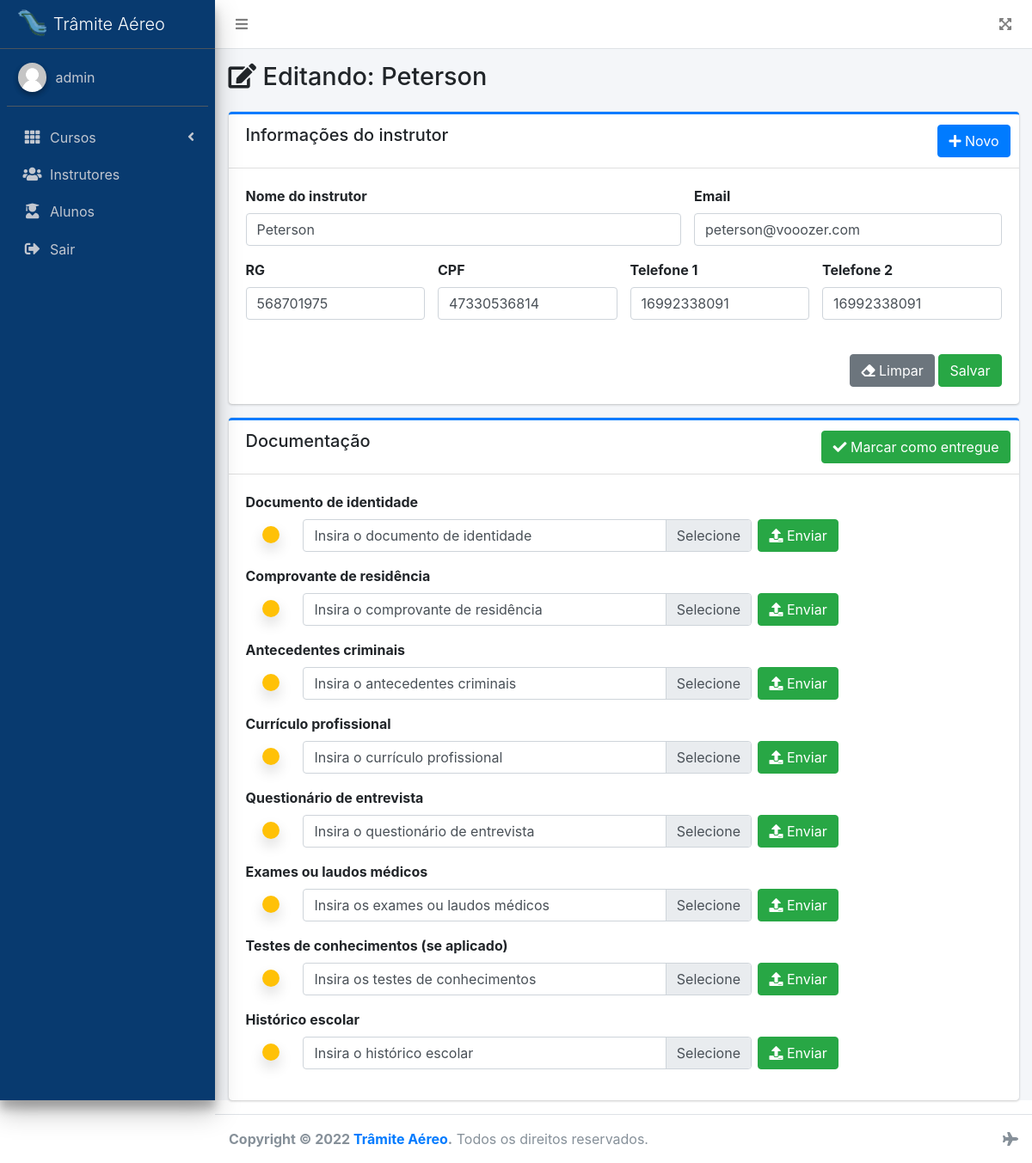
/instructor/edit/1 (signed in), run on an earlier commit of the app's database.
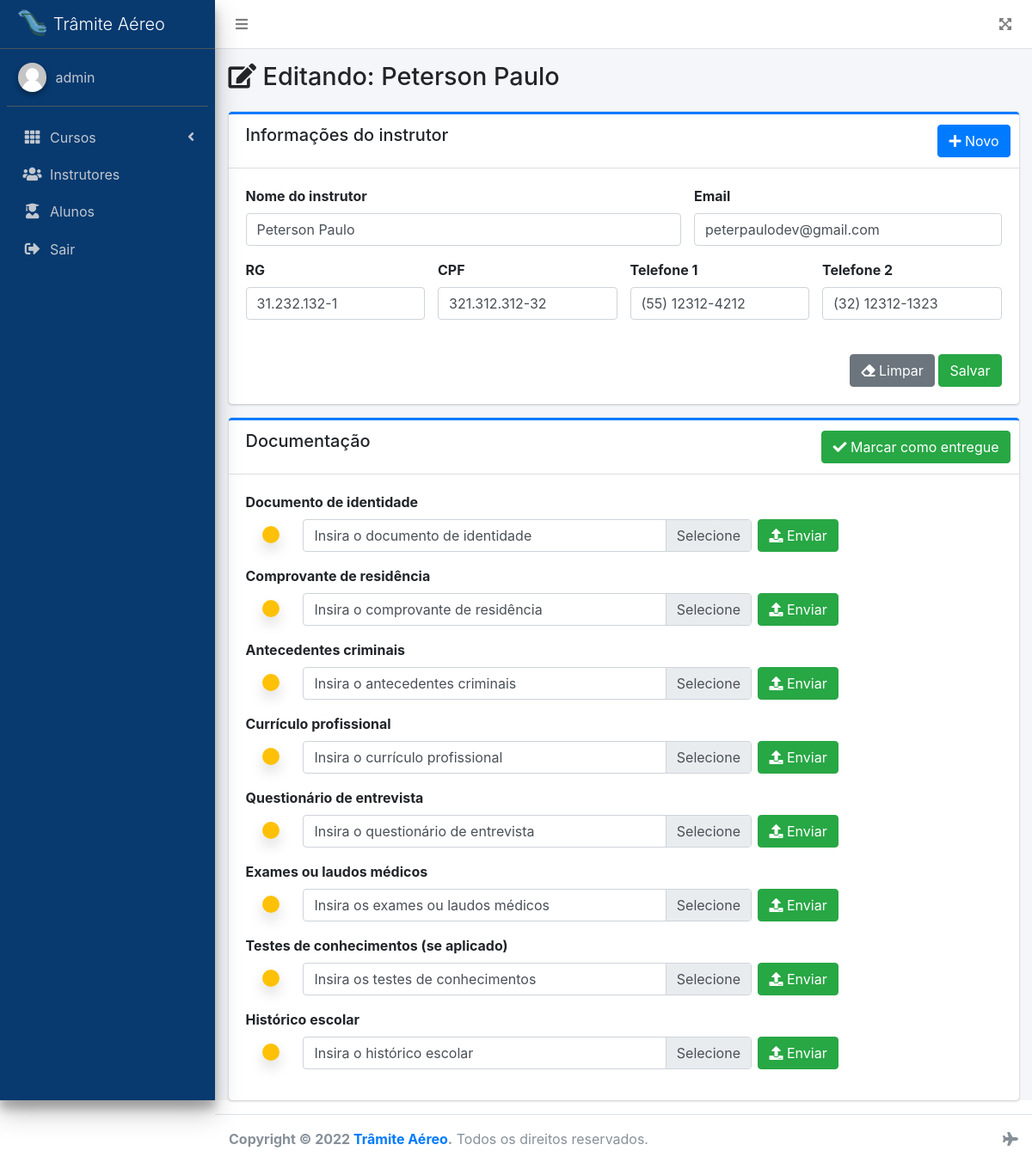
And on a later commit of the database.
### instructor/models.py (models this page shows, shortened)
class Instructor(models.Model):
    name = models.CharField(max_length=255)
    email = models.CharField(max_length=100)
    cpf = models.CharField(max_length=100)
    rg = models.CharField(max_length=100)
    primary_phone = models.CharField(max_length=100)
    secondary_phone = models.CharField(max_length=100)
    ready_documents = models.BooleanField(default=False)
    created_at = models.DateTimeField(auto_now_add=True)
    updated_at = models.DateTimeField(auto_now=True)

### instructor/views.py (the view)
# urls.py: path('edit/<int:id>', views.edit, name='edit'),
@login_required
def edit(request, id):
    instructor = get_object_or_404(Instructor, pk=id)
    instructor_form = InstructorForm(instance=instructor)
    try:
        documents = InstructorDocuments.objects.get(
            instructor=id)
    except InstructorDocuments.DoesNotExist:
        documents = False
    data = {
        'documents': documents,
        'instructor': instructor,
        'instructor_form': instructor_form
    }
    if request.method == 'POST':
        instructor_form = InstructorForm(request.POST, instance=instructor)
        if instructor_form.is_valid():
            instructor_form.save()
            data['instructor_form'] = instructor_form
            messages.success(request, 'Instrutor editado com sucesso!')
            return render(request, 'instructor/edit.html', data)
        else:
            messages.error(request, 'Erro ao validar o cadastro de instrutor!')
            return render(request, 'instructor/edit.html', data)
    else:
        return render(request, 'instructor/edit.html', data)

### instructor/forms.py (shortened to what this page needs)
class InstructorForm(forms.ModelForm):
    class Meta:
        model = Instructor
        fields = '__all__'

### instructor/templates/instructor/edit.html (shortened to what the changed rows need)
{% extends 'main/index.html' %}
{% load static %}
{% load widget_tweaks %}
{% block page_title %}<i class="fas fa-edit"></i> Editando: {{ instructor.name }}{% endblock %}
{% block style %}
<link rel="stylesheet" href="{% static 'instructor/css/instructor.css' %}"> {% endblock %}
{% block content %}
<div class="card card-primary card-outline">
    <div class="card-body">
        <form method="POST" id="instructor-form">
            <div class="row">
                <div class="col-md-7">
                    <div class="form-group">
                        <label for="instructor-name">Nome do instrutor</label>
                        {% render_field instructor_form.name type="text" class="form-control" id="instructor-name" placeholder="Insira o nome do instrutor" %}
                    </div>
                </div>
                <div class="col-md-5">
                    <div class="form-group">
                        <label for="instructor-email">Email</label>
                        {% render_field instructor_form.email type="email" class="form-control" id="instructor-email" placeholder="Insira o email" %}
                    </div>
                </div>
                <div class="col-md-3">
                    <div class="form-group">
                        <label for="instructor-rg">RG</label>
                        {% render_field instructor_form.rg type="text" minlength="12" class="form-control" id="instructor-rg" placeholder="Insira o RG" %}
                    </div>
                </div>
                <div class="col-md-3">
                    <div class="form-group">
                        <label for="instructor-cpf">CPF</label>
                        {% render_field instructor_form.cpf type="text" minlength="14" class="form-control" id="instructor-cpf" placeholder="Insira o CPF" %}
                    </div>
                </div>
                <div class="col-md-3">
                    <div class="form-group">
                        <label for="instructor-phone1">Telefone 1</label>
                        {% render_field instructor_form.primary_phone type="text" minlength="14" class="form-control" id="instructor-phone1" placeholder="Telefone principal" %}
                    </div>
                </div>
                <div class="col-md-3">
                    <div class="form-group">
                        <label for="class-phone2">Telefone 2</label>
                        {% render_field instructor_form.secondary_phone type="text" minlength="14" class="form-control" id="instructor-phone2" placeholder="Telefone secundário" %}
                    </div>
                </div>
            </div>
        </form>
    </div>
</div>
</div>
{% endblock content %}

What changed in the data, as far as the page shows it:
changed Instructor: name "Peterson" → "Peterson Paulo"; email "peterson@vooozer.com" → "peterpaulodev@gmail.com"; rg "568701975" → "31.232.132-1"; cpf "47330536814" → "321.312.312-32"; primary_phone "16992338091" → "(55) 12312-4212"; secondary_phone "16992338091" → "(32) 12312-1323"
